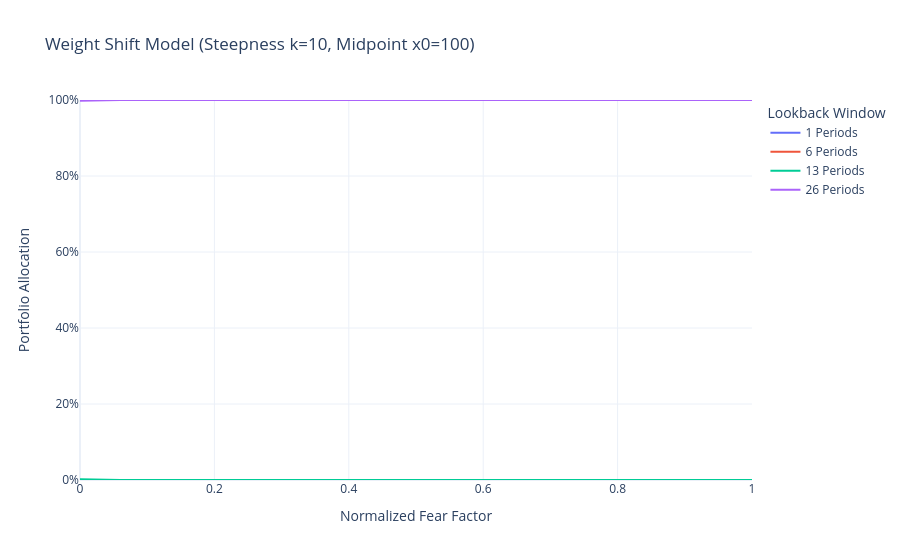

Here is the notebook cell this chart was saved with:
### Code cell
import numpy as np
import pandas as pd
import plotly.express as px

# 1. Define the Two-Parameter Sigmoid Weight Function
def get_dynamic_weights(fear_val, k, x0_inv):
    """
    fear_val: Range 0 to 1
    k: Steepness (Sensitivity)
    x0: Midpoint (Threshold)
    """
    z = np.array([1, 6, 13, 26])
    max_z = np.max(z)
    
    # The transformation function T(f)
    # This determines the "intensity" of the decay
    tf = 1 / (1 + np.exp(-k * (fear_val - 1/max(x0_inv, .00000001))))
    # Calculate raw weights: e^(-tf * distance_from_26)
    # tf=0 -> e^0 = 1 (Equal weights)
    # tf=1 -> e^-(max_z - z) (Maximum decay)
    raw_weights = np.exp(-tf * (max_z - z))
    
    # Normalize to sum to 1.0
    return raw_weights / np.sum(raw_weights)

# 2. Configuration Parameters (Modify these to see the shift)
K_STEEPNESS = 10 # Higher = sharper transition
X0_MIDPOINT = 100   # 0.5 = shift happens in the middle of the fear range

# 3. Generate Data
fear_range = np.linspace(0, 1, 101)
periods = [1, 6, 13, 26]
data = []

for f in fear_range:
    w = get_dynamic_weights(f, K_STEEPNESS, X0_MIDPOINT)
    for i, period in enumerate(periods):
        data.append({
            'Market Fear': f,
            'Weight': w[i],
            'Window': f'{period} Periods'
        })

df_plot = pd.DataFrame(data)

# 4. Create Plotly Figure
fig = px.line(
    df_plot, 
    x='Market Fear', 
    y='Weight', 
    color='Window',
    title=f'Weight Shift Model (Steepness k={K_STEEPNESS}, Midpoint x0={X0_MIDPOINT})',
    labels={'Weight': 'Portfolio Allocation', 'Market Fear': 'Normalized Fear Factor'},
    template='plotly_white'
)

fig.update_layout(
    hovermode="x unified",
    yaxis=dict(tickformat=".0%", range=[0, 1]),
    legend_title_text='Lookback Window'
)

fig.show()
